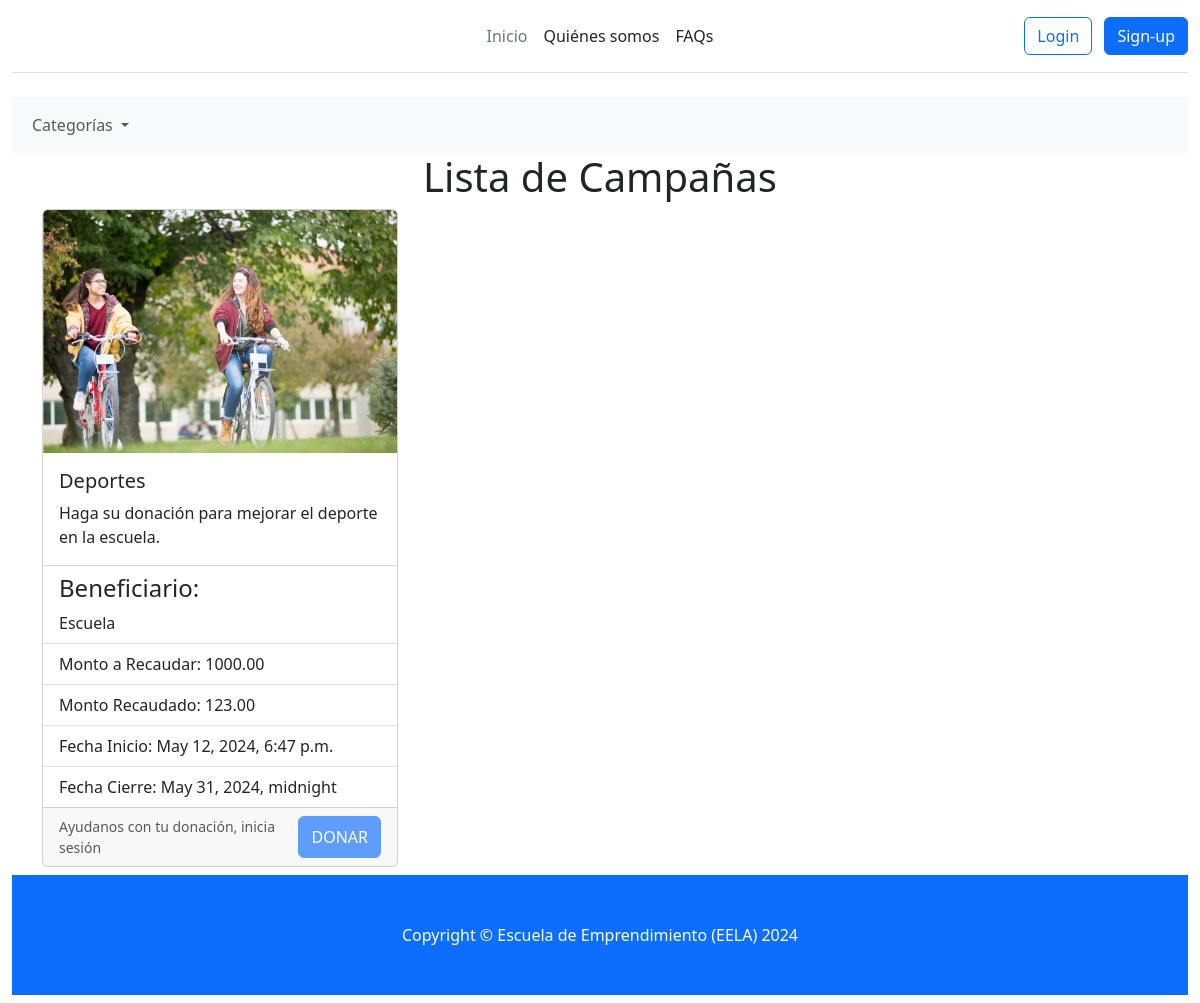
The page /categorias/1/campanias/ on the database its author committed.
### campania/models/campania.py (models this page shows, shortened)
class Campania(models.Model):
    categorias = models.ManyToManyField(Categoria, related_name="campanias")
    nombre = models.CharField(max_length=150)
    descripcion = models.TextField(blank=True, null=True)
    imagen = models.ImageField(upload_to="imagenes/")
    beneficiario = models.CharField(max_length=150)
    monto_recaudar = models.DecimalField(max_digits=9, decimal_places=2)
    monto_recaudado = models.DecimalField(max_digits=9, decimal_places=2)
    fecha_inicio = models.DateTimeField()
    fecha_cierre = models.DateTimeField()
    estado = models.BooleanField()
    fecha_registro = models.DateTimeField(auto_now_add=True)
    fecha_ult_act = models.DateTimeField(auto_now=True)
    title = models.CharField(max_length=200)
    description = models.TextField()
    class Meta:
        db_table = "st_campania"
        verbose_name = "Campaña"
        verbose_name_plural = "Campañas"

### campania/views.py (the view)
def get_campania_por_categoria(request, categoria_id):
    campanias = Campania.objects.filter(categorias__in=[categoria_id])
    return render(request, "catalog.html", {"campanias": campanias})

### campania/templates/catalog.html (shortened to what this page needs)
{% extends 'index.html' %}
{% load static %}
{% block main %}
    <h1 class="text-center">Lista de Campañas</h1>
    <div class="my:3 row row-cols-1 row-cols-md-3 g-4">
        {% for campania in campanias %}
            <div class="col">
                <div class="card h-100">
                    <img src="{{campania.imagen.url}}" class="card-img-top" alt="...">
                    <div class="card-body">
                    <h5 class="card-title">{{campania.nombre}}</h5>
                    <p class="card-text">{{campania.descripcion}}</p>
                    </div>
                    <ul class="list-group list-group-flush">
                    <li class="list-group-item">
                        <h4>Beneficiario:</h4>
                        {{campania.beneficiario}}
                    </li>
                    <li class="list-group-item">Monto a Recaudar: {{campania.monto_recaudar}}</li>
                    <li class="list-group-item">Monto Recaudado: {{campania.monto_recaudado}}</li>
                    <li class="list-group-item">Fecha Inicio: {{campania.fecha_inicio}}</li>
                    <li class="list-group-item">Fecha Cierre: {{campania.fecha_cierre}}</li>
                    </ul>
                    <div class="card-footer">
                        <div class="d-flex justify-content-between">
                            <small class="text-body-secondary">Ayudanos con tu donación, inicia sesión</small>
                            <button class="btn btn-primary" onclick="window.location.href='{% url 'procesar_donacion' campania_id=campania.id %}';" {% if not user.is_authenticated %} disabled {% endif %}>DONAR</button>
                        </div>
                    </div>
                </div>
            </div>
        {% endfor %}
    </div>
{% endblock %}

### rows shown on the page
Campania: imagen (picture), nombre "Deportes", descripcion "Haga su donación para mejorar el deporte en la escuela.", beneficiario "Escuela", monto_recaudar "1000.00", monto_recaudado "123.00", fecha_inicio "May 12, 2024, 6:47 p.m.", fecha_cierre "May 31, 2024, midnight"
